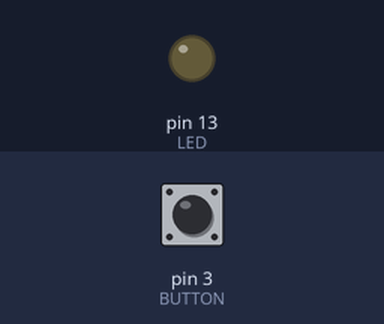
The sketch below on a simulated Arduino Mega 2560, built with avr-gcc and run on an emulated ATmega2560. On the bench: output pins drawn as LEDs (lit = HIGH). The test bench sets the inputs (shaded band); at power-on: pin 3 (BUTTON) HIGH.

Above: at 1.2 s.
1.3 s: pin 3 (BUTTON) pulled LOW for 0.15 s
At 1.6 s:
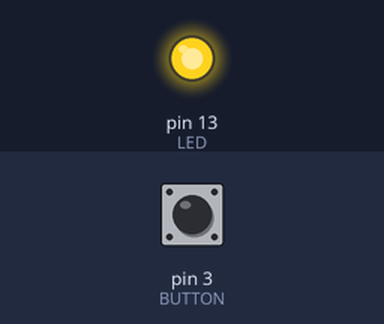
2.9 s: pin 3 (BUTTON) pulled LOW for 1 s
At 4.0 s:
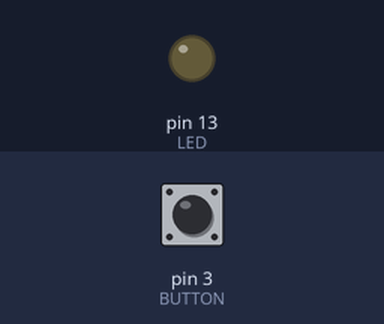
5.4 s: pin 3 (BUTTON) pulled LOW for 3.2 s
At 6.1 s:
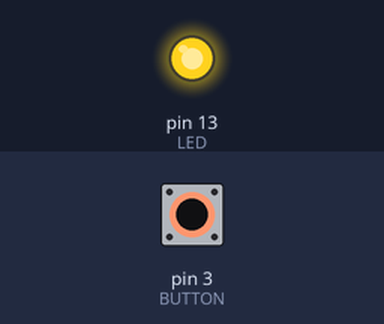
Timing chart, 0 to 8.4 s (numbered marks = the images above; inputs shaded):
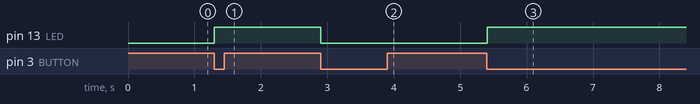

The sketch:

1.3.ino
```cpp
#include <Arduino.h>

#define LED 13
#define BUTTON 3

volatile bool ledState = LOW;
bool buttonClicked = false;

void flip()
{
  ledState = !ledState;
  digitalWrite(LED, ledState);
}

void check()
{
  const bool buttonState = digitalRead(BUTTON);
  if (!buttonState && !buttonClicked)
  {
    flip();
    buttonClicked = true;
  }
  else if (buttonState && buttonClicked)
    buttonClicked = false;
}

void setup()
{
  pinMode(LED, OUTPUT);
  pinMode(BUTTON, INPUT_PULLUP);
}

void loop()
{
  check();
  delay(10);
}
```

Measured:
- after the input at 1.3 s, pin 13 (LED): LOW → HIGH at once
- after the input at 2.9 s, pin 13 (LED): HIGH → LOW at once
- after the input at 5.4 s, pin 13 (LED): LOW → HIGH at once
